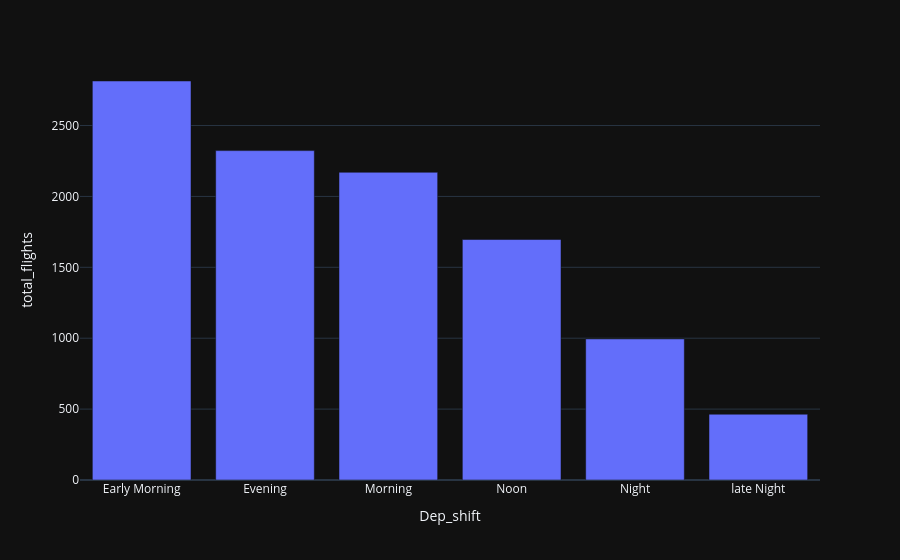

Source (notebook cell):
### Code cell
px.bar(data_frame= counts, x = "Dep_shift", y = "total_flights")

### Figure 1 — Plotly figure (JSON) as saved in the notebook; plotly's stock layout.template omitted (floating-point values rounded to 4 significant figures)
{"data": [{"hovertemplate": "Dep_shift=%{x}<br>total_flights=%{y}<extra></extra>", "legendgroup": "", "marker": {"color": "#636efa", "pattern": {"shape": ""}}, "name": "", "orientation": "v", "showlegend": false, "textposition": "auto", "x": ["Early Morning", "Evening", "Morning", "Noon", "Night", "late Night"], "xaxis": "x", "y": [2814, 2323, 2170, 1696, 995, 464], "yaxis": "y", "type": "bar"}], "layout": {"xaxis": {"anchor": "y", "domain": [0.0, 1.0], "title": {"text": "Dep_shift"}}, "yaxis": {"anchor": "x", "domain": [0.0, 1.0], "title": {"text": "total_flights"}}, "legend": {"tracegroupgap": 0}, "margin": {"t": 60}, "barmode": "relative"}}
